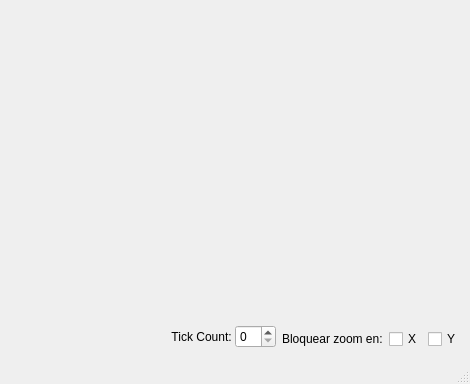
<?xml version="1.0" encoding="UTF-8"?>
<ui version="4.0">
 <class>NormalPlot</class>
 <widget class="QMainWindow" name="NormalPlot">
  <property name="geometry">
   <rect>
    <x>0</x>
    <y>0</y>
    <width>470</width>
    <height>384</height>
   </rect>
  </property>
  <property name="windowTitle">
   <string>Normal Distribution</string>
  </property>
  <widget class="QWidget" name="centralwidget">
   <layout class="QHBoxLayout" name="horizontalLayout_2">
    <item>
     <layout class="QGridLayout" name="gridLayout" rowstretch="2,0,0">
      <item row="2" column="0">
       <spacer name="horizontalSpacer_2">
        <property name="orientation">
         <enum>Qt::Horizontal</enum>
        </property>
        <property name="sizeHint" stdset="0">
         <size>
          <width>378</width>
          <height>28</height>
         </size>
        </property>
       </spacer>
      </item>
      <item row="2" column="1">
       <layout class="QFormLayout" name="formLayout">
        <item row="0" column="0">
         <layout class="QFormLayout" name="formLayout_2">
          <property name="horizontalSpacing">
           <number>0</number>
          </property>
          <property name="verticalSpacing">
           <number>0</number>
          </property>
          <item row="1" column="0">
           <widget class="QLabel" name="label">
            <property name="text">
             <string>Tick Count: </string>
            </property>
            <property name="alignment">
             <set>Qt::AlignRight|Qt::AlignTrailing|Qt::AlignVCenter</set>
            </property>
           </widget>
          </item>
          <item row="1" column="1">
           <widget class="QSpinBox" name="tickStepSpinBox">
            <property name="maximumSize">
             <size>
              <width>87</width>
              <height>16777215</height>
             </size>
            </property>
            <property name="singleStep">
             <number>4</number>
            </property>
           </widget>
          </item>
         </layout>
        </item>
       </layout>
      </item>
      <item row="2" column="2">
       <layout class="QHBoxLayout" name="horizontalLayout">
        <item>
         <widget class="QLabel" name="label_2">
          <property name="text">
           <string>Bloquear zoom en:</string>
          </property>
         </widget>
        </item>
        <item>
         <widget class="QCheckBox" name="blockXToggle">
          <property name="text">
           <string>X</string>
          </property>
         </widget>
        </item>
        <item>
         <widget class="QCheckBox" name="blockYToggle">
          <property name="text">
           <string>Y</string>
          </property>
         </widget>
        </item>
       </layout>
      </item>
      <item row="0" column="0" rowspan="2" colspan="3">
       <widget class="QCustomPlot" name="plotWidget" native="true">
        <property name="sizePolicy">
         <sizepolicy hsizetype="Preferred" vsizetype="Preferred">
          <horstretch>0</horstretch>
          <verstretch>0</verstretch>
         </sizepolicy>
        </property>
        <property name="minimumSize">
         <size>
          <width>40</width>
          <height>34</height>
         </size>
        </property>
       </widget>
      </item>
     </layout>
    </item>
   </layout>
  </widget>
  <widget class="QMenuBar" name="menubar">
   <property name="geometry">
    <rect>
     <x>0</x>
     <y>0</y>
     <width>470</width>
     <height>19</height>
    </rect>
   </property>
  </widget>
  <widget class="QStatusBar" name="statusbar"/>
 </widget>
 <customwidgets>
  <customwidget>
   <class>QCustomPlot</class>
   <extends>QWidget</extends>
   <header>qcustomplot.h</header>
   <container>1</container>
  </customwidget>
 </customwidgets>
 <resources/>
 <connections/>
</ui>
